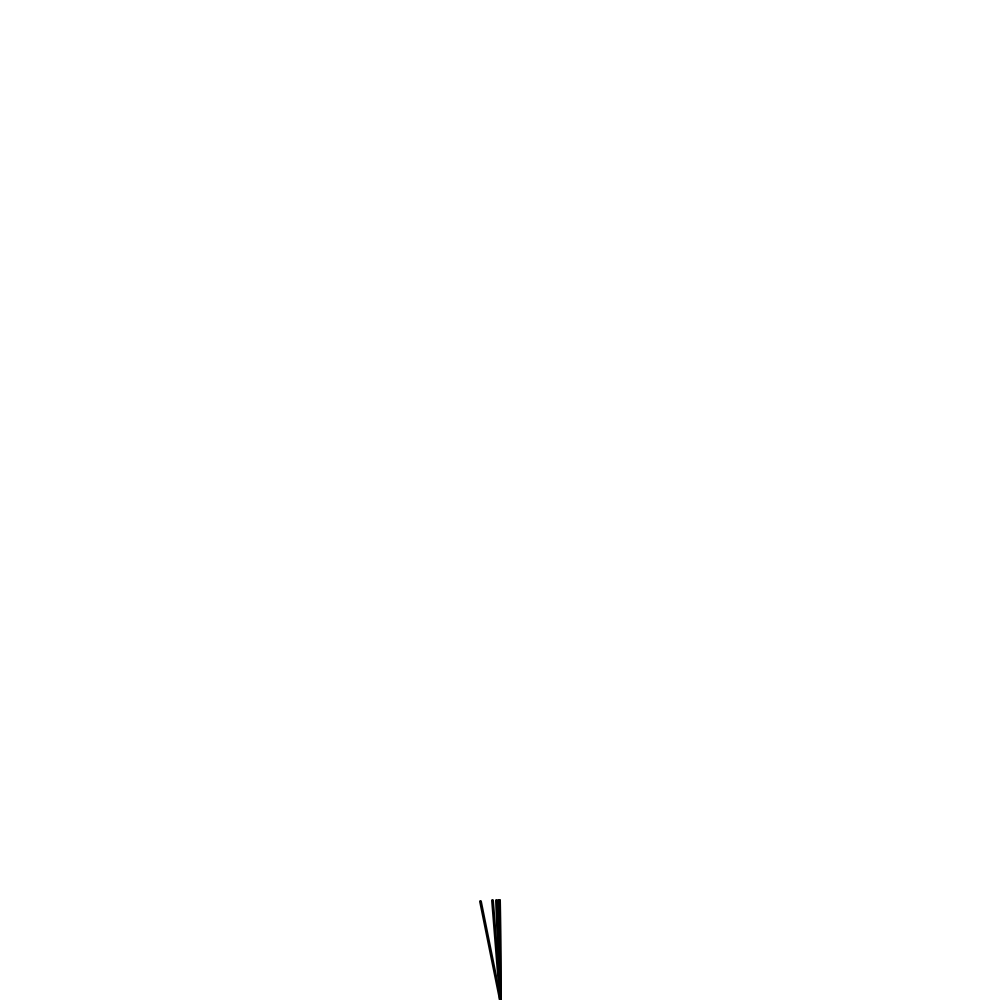
Frame 1 (no input)
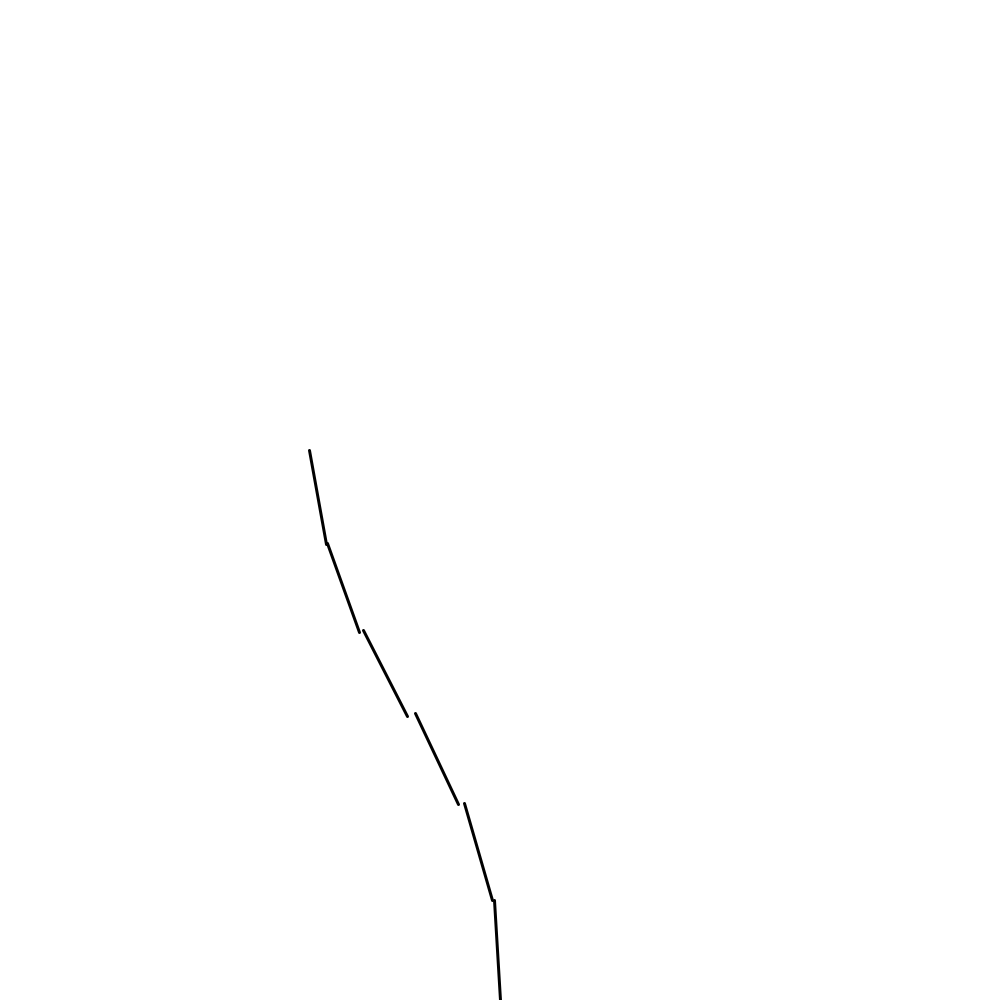
Frame 60 (the mouse pressed at the canvas centre just before this capture)
Frame 120 (the mouse held since frame 60 and released just before this capture): identical to frame 60, image omitted

The Processing sketch that drew these frames (run headless with seeded random() and noise(); from frame 60 on, the mouse is pressed at the canvas centre):

// Processing sketch: sketch_6_2
// ── sketch_6_2.pde
Stem s;
boolean active = true;
void setup() 
{
    size(1000,1000);
    //frameRate(5);
    s = new Stem();
    
}

void draw() 
{
    if (active)
    {
        background(255);
        s.run();
    }
}

void mousePressed()
{
  active = !active;
}
// ── MassSpringDamper.pde
public class MassSpringDamper 
{
    PVector location;
    PVector endloc;
    float acceleration;
    float velocity;
    float force;
    float theta;
    float mass;
    float damper;
    float spring;
    float size;

    public MassSpringDamper (float m, float s, float d, float f, float si) 
    {
        location = new PVector(0,0);
        endloc = new PVector(location.x, location.y-size);
        theta = 0;
        acceleration = 0;
        velocity = 0;
        mass = m;
        force = f;
        spring = s;
        damper = d;
        size = si;
    }
    
    void run(PVector l2, PVector l, float t, float f, float v)
    {
        update(t,f,v,l);
        display(l2);
    }
    
    void display(PVector l)
    {
        pushMatrix();
        translate(l.x,l.y);
        strokeWeight(3);
        line(location.x,location.y,endloc.x,endloc.y);
        popMatrix();
    }
    
    void update(float t, float f, float v, PVector l)
    { //<>//
        velocity += (f-force)/mass; //<>//
        theta += (velocity-v);
        force = (velocity-v)*damper + theta*spring;
        location = l.copy();
        endloc = new PVector(location.x, location.y-size);
        endloc.rotate(theta+t);
    }

}
// ── Stem.pde
public class Stem 
{
    PVector base;
    ArrayList<MassSpringDamper> msd = new ArrayList<MassSpringDamper>();
    
    float mass = 1;
    float spring = 0.3;
    float damper = 0.1;
    float force = 0.2;
    float size = 100;
    
    public Stem () 
    {
       base = new PVector(width/2,height);
       for(int i = 0; i < 6; i++)
       {
           //msd.add(new MassSpringDamper(5,0.1,0.1,20,size));
         
           if (i < 5)
           msd.add(new MassSpringDamper(mass, spring, damper, 0, size));
           if (i == 5)
           msd.add(new MassSpringDamper(mass, spring, damper, force, size));
        
           
       }
    }

    void run()
    {
      
        //for (int i = 0; i < msd.size(); i++)
        for (int i = msd.size()-1; i >= 0; i--)
        {
          println(i, msd.get(i).force, msd.get(i).velocity);
            if (i == 0)
            {
                msd.get(i).run(base,new PVector(0,0),0,msd.get(i+1).force,0);
                //msd.get(i).run(base,new PVector(0,0),0,0);
            }
            else if (i < msd.size() - 1)
            {
                msd.get(i).run(base,msd.get(i-1).endloc,msd.get(i-1).theta,msd.get(i+1).force,msd.get(i-1).velocity);
                //msd.get(i).run(base,msd.get(i-1).endloc,0,0);
                //println(msd.get(i+1).force);
            }
            else
            {
                msd.get(i).run(base,msd.get(i-1).endloc,msd.get(i-1).theta,0,msd.get(i-1).velocity);
                //msd.get(i).run(base,msd.get(i-1).endloc,0,0);
            }
          println(i, msd.get(i).force, msd.get(i).velocity);
        }
    }
}
